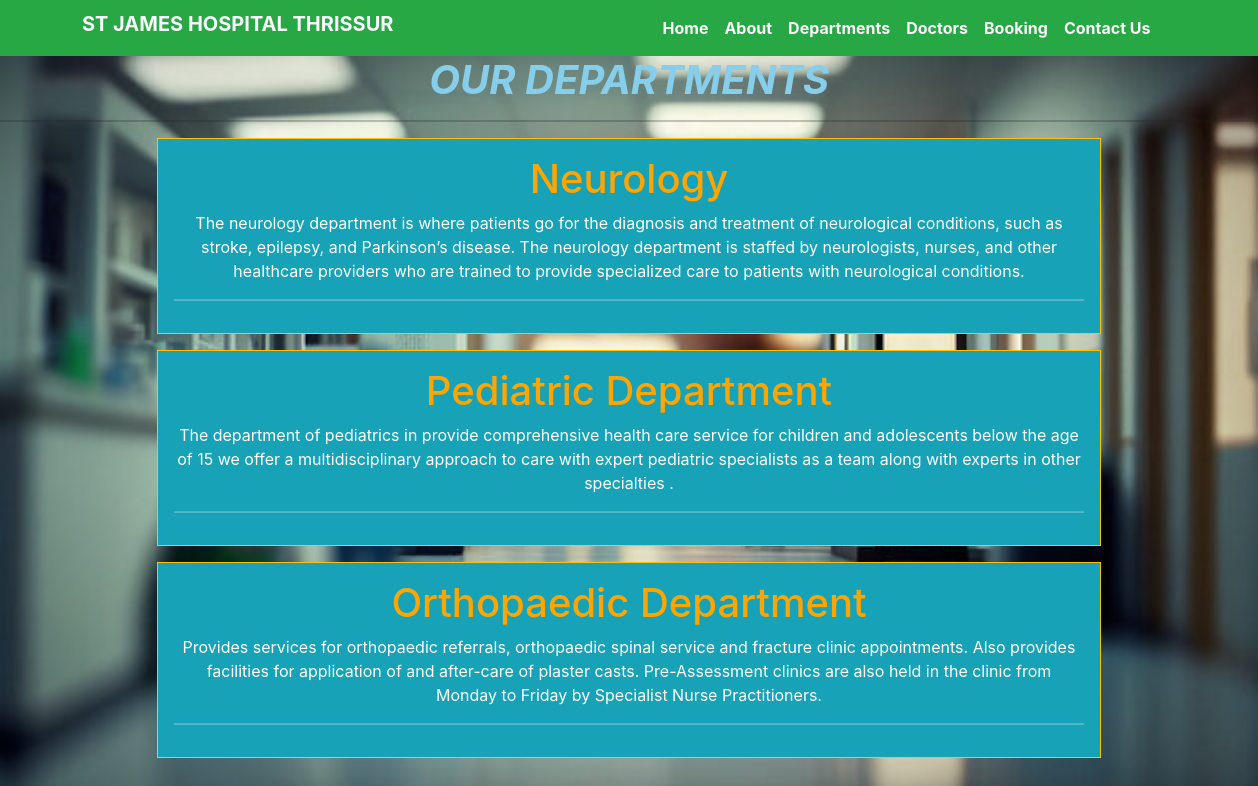
Page /Department/ on the committed database.
### project1/models.py (models this page shows)
class Departmentss(models.Model):
    dep_name = models.CharField(max_length=100)
    dep_description = models.TextField()

### project1/views.py (the view)
# urls.py: path('Department/',views.Department,name='Department'),
def Department(request):
    dict_dept={
    'dept':Departmentss.objects.all()
    }
    return render(request,'Department.html',dict_dept)

### project1/Templates/Department.html (shortened to what this page needs)
{% extends 'base.html' %}
 {% load static %}
 {% block content%}
   <Body background={% static '/images/dep.jpg' %}>
 <h1  class="text-center" style="color:skyblue"><b><i> OUR DEPARTMENTS</i></b> </h1>
 <hr>
 {%for d in dept%}
 <div class="mx-auto w-75 bg-info text-center text-white  p-3 my-3 border border-warning round">
    <h1 style="color:orange" >
        {{d.dep_name}}
    </h1>
    <p>{{d.dep_description}}</p>
    <hr>
</div>
{% endfor%}
 {% endblock %}

### project1/Templates/base.html (shortened to what this page needs)
{% load static %}
<!DOCTYPE html>
<html>
  <head>
    <link rel="stylesheet"
      href=" https://cdn.jsdelivr.net/npm/bootstrap@5.1.3/dist/css/bootstrap.min.css ">
    <link rel="stylesheet"
      href="https://use.fontawesome.com/releases/v5.2.0/css/all.css">
      <link rel="stylesheet"
      href="{% static '/csss/style.css'%}">
      <link rel="stylesheet" href="https://stackpath.bootstrapcdn.com/bootstrap/4.1.3/css/bootstrap.min.css">
  </head>
  <body>
    <nav class="navbar navbar-expand-sm bg-success">
      <div class="container" >
        <div class="col-5 text-left pl-md-2">
    <h5 class="text-light"><b>ST JAMES HOSPITAL THRISSUR</b></h5>
        </div>
        <div
          class="collapse navbar-collapse justify-content-center col-md-8 navbar-collapse-3">
          <ul class="navbar-nav justify-content-center  fw-bold">
            <li class="nav-item active">
              <a class="nav-link text-light" href="{% url 'home' %}">Home </a>
            </li>
            <li class="nav-item">
              <a class="nav-link text-light" href="{% url 'about' %}">About</a>
            </li>
			 <li class="nav-item">
              <a class="nav-link text-light" href="{% url 'Department' %}">Departments</a>
            </li>
      <li class="nav-item">
            <a class="nav-link text-light" href="{% url 'doctors' %}">Doctors</a>
            </li>
      <li class="nav-item">
              <a class="nav-link text-light" href="{% url 'booking' %}">Booking</a>
              </li>
            <li class="nav-item">
              <a class="nav-link text-light" href="{% url 'contact' %}">Contact Us</a>
            </li>
          </ul>
        </div>
      </div>
    </nav>
    {% block content%}{% endblock %}
  </body>
</html>

### rows in the picture
Departmentss: dep_name "Neurology", dep_description "The neurology department is where patients go for the diagnosis and treatment of neurological conditions, such as stroke, epilepsy, and Parkinson’s disease. The neurology department is staffed by neurologists, nurses, and other healthcare providers who are trained to provide specialized care to patients with neurological conditions."
Departmentss: dep_name "Pediatric Department", dep_description "The department of pediatrics in provide comprehensive health care service for children and adolescents below the age of 15 we offer a multidisciplinary approach to care with expert pediatric specialists as a team along with experts in other specialties ."
Departmentss: dep_name "Orthopaedic Department", dep_description "Provides services for orthopaedic referrals, orthopaedic spinal service and fracture clinic appointments. Also provides facilities for application of and after-care of plaster casts. Pre-Assessment clinics are also held in the clinic from Monday to Friday by Specialist Nurse Practitioners."
